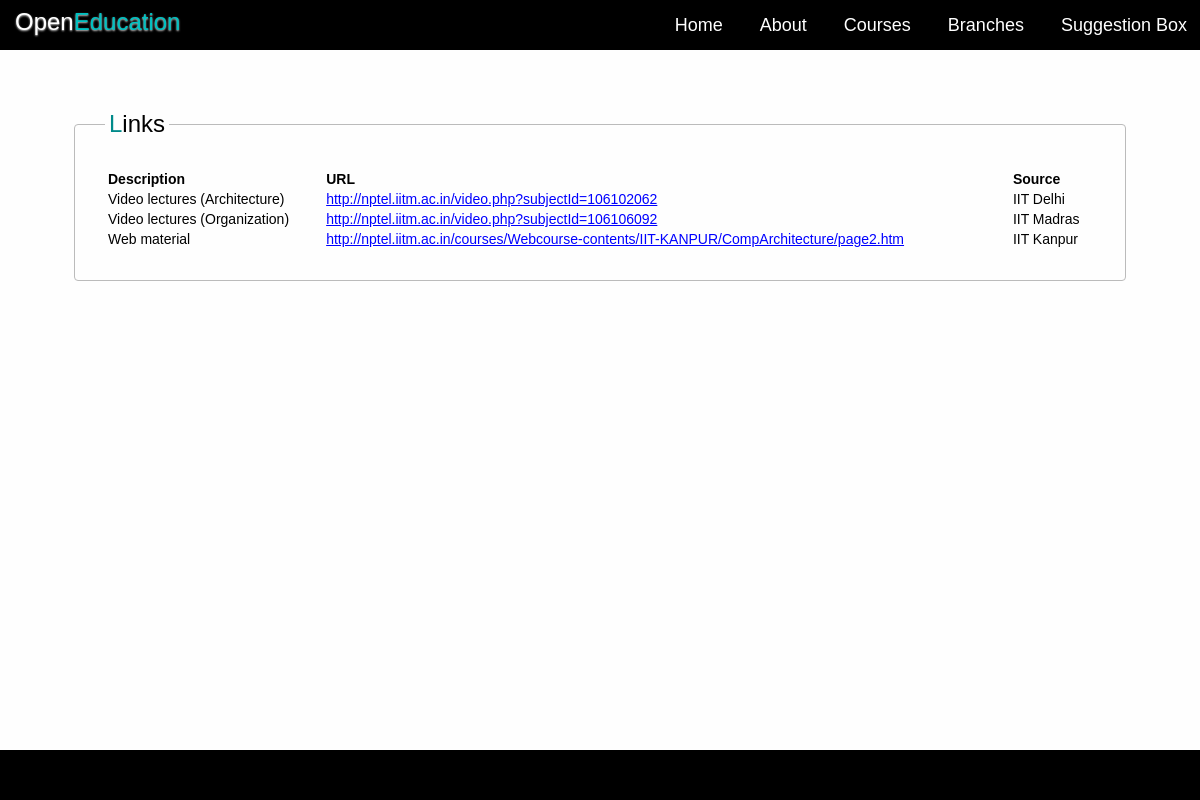
The page /list.php?crsId=6 on the database its author committed.
### tables this page shows
CREATE TABLE IF NOT EXISTS `list` (
  `list_id` int(11) unsigned NOT NULL AUTO_INCREMENT,
  `link_name` varchar(50) NOT NULL DEFAULT '',
  `href` varchar(1000) NOT NULL DEFAULT '#',
  `crs_id` int(11) unsigned NOT NULL,
  `description` varchar(255) NOT NULL DEFAULT '',
  `uni_id` int(11) unsigned NOT NULL,
  PRIMARY KEY (`list_id`),
  KEY `course` (`crs_id`),
  KEY `university` (`uni_id`)
);

CREATE TABLE IF NOT EXISTS `university` (
  `uni_id` int(11) unsigned NOT NULL AUTO_INCREMENT,
  `uni_name` varchar(255) NOT NULL DEFAULT '',
  PRIMARY KEY (`uni_id`)
);

### library/link-functions.php (called while the page is built, shortened)
<?php
require_once "config.php";
require_once "database.php";
function courseRelatedLinks($id)
{
	$sql = "select * from list where crs_id= '$id'";
   $result = dbQuery($sql);
   $resultArray = dbResultToArray($result);
   return $resultArray;
}
?>

### library/database.php (called while the page is built, shortened)
<?php
function dbQuery($sql)
{
	$result = mysql_query($sql) or die(mysql_error());
	return $result;
}
function dbResultToArray($result)
{
	$resultArray = array();
	while($row=dbFetchArray($result,MYSQL_BOTH))
	{
	  $resultArray[] = $row;
	}
	 return $resultArray;
}
function dbFetchArray($result, $resultType = MYSQL_NUM) {
	return mysql_fetch_array($result, $resultType);
}
?>

### library/university-functions.php (called while the page is built, shortened)
<?php
require_once "config.php";
require_once "database.php";
function getUniversityFromList($id)
{
   $sql = "select uni_name from university where uni_id=$id";
   $result = dbQuery($sql);
   $row=mysql_fetch_assoc($result);
   return $row['uni_name'];
}
?>

### list.php (the view, shortened to what this page needs)
<?php
require_once "library/config.php";
require_once "library/database.php";
require_once "library/university-functions.php";
require_once "library/link-functions.php";
?>
<?php
if(isset($_GET['crsId']) && $_GET['crsId']!='')
{
	$crsId=$_GET['crsId'];
	}
?>
<?php
require_once "library/config.php";
require_once "library/database.php";
require_once "library/university-functions.php";
require_once 'header.php';
?>
        <div id="content">
    		<div id="courses" class="block">
            <fieldset>
            <legend>Links</legend>
       			<div id="linkTable" style="font-size:14px">
<?php
$result = courseRelatedLinks($crsId);
if(count($result)>0)
{
	?>
	<table id="linkTable" width="100%">
        <tr>
           <th align="left">Description</th>
           <th align="left">URL</th>
           <th align="left">Source</th>
        </tr>
	<?php
foreach($result as $link)
{
	extract($link);
	$uniName = getUniversityFromList($uni_id);
	?>
<tr>
     <td> <?php echo $link_name; ?>  </td>
     <td class="wholeURL" ><a style="color:#0000FF; text-decoration:underline" href="<?php echo $href; ?>" target="_blank"><?php echo $href; ?></a> </td>
     <td> <?php echo $uniName;  ?>  </td>
</tr>
<?php
}
?>
</table>
<?php
}
else
{
?>
Sorry, No links Available.
<?php
}
?>
</div>
            </fieldset>
        		</div>
    </div>
<?php
require_once 'footer.php';
?>

### css/list.css (style rules this page uses)
html,body { padding:0; margin:0; height:100%; width:100%; background:#fefefe; min-width:300px; }
a { color:#000; text-decoration:none; }
#content { position:relative; top:10px; }
.block { position :relative; width:88%; margin-left:4%; margin-right:4%; background:#fefefe; padding-left:2%; padding-right:2%; min-height:100px; }
fieldset { border: 1px solid #bbb; padding:30px; border-radius:4px; font-family:Tahoma, Geneva, sans-serif; color:#000; text-shadow:0px 0px 1px #fff; }
legend { padding-left:4px; padding-right:4px; cursor:default; font-size:1.5em; }
legend:first-letter { color:#008A8A; }
.wholeURL { display:block; }

### css/allCourses.css (style rules this page uses)
body { font-size:100%; }

### css/main.css (style rules this page uses)
html,body { padding:0; margin:0; height:100%; width:100%; background:#fefefe; min-width:300px; }
a { color:#000; text-decoration:none; }
#content { position:relative; padding-bottom:50px; padding-top:70px; }
.block { position :relative; width:88%; margin-left:4%; margin-right:4%; background:#fefefe; margin-bottom:45px; padding-top:30px; padding-left:2%; padding-right:2%; padding-bottom:15px; min-height:100px; }
fieldset { border: 1px solid #bbb; padding:30px; border-radius:4px; font-family:Tahoma, Geneva, sans-serif; color:#000; text-shadow:0px 0px 1px #fff; }
legend { padding-left:4px; padding-right:4px; cursor:default; font-size:1.5em; }
legend:first-letter { color:#008A8A; }

### rows shown on the page
list: link_name "Video lectures (Architecture)", href "http://nptel.iitm.ac.in/video.php?subjectId=106102062", uni.uni_name "IIT Delhi"
list: link_name "Video lectures (Organization)", href "http://nptel.iitm.ac.in/video.php?subjectId=106106092", uni.uni_name "IIT Madras"
list: link_name "Web material", href "http://nptel.iitm.ac.in/courses/Webcourse-contents/IIT-KANPUR/CompArchitecture/page2.htm", uni.uni_name "IIT Kanpur"
